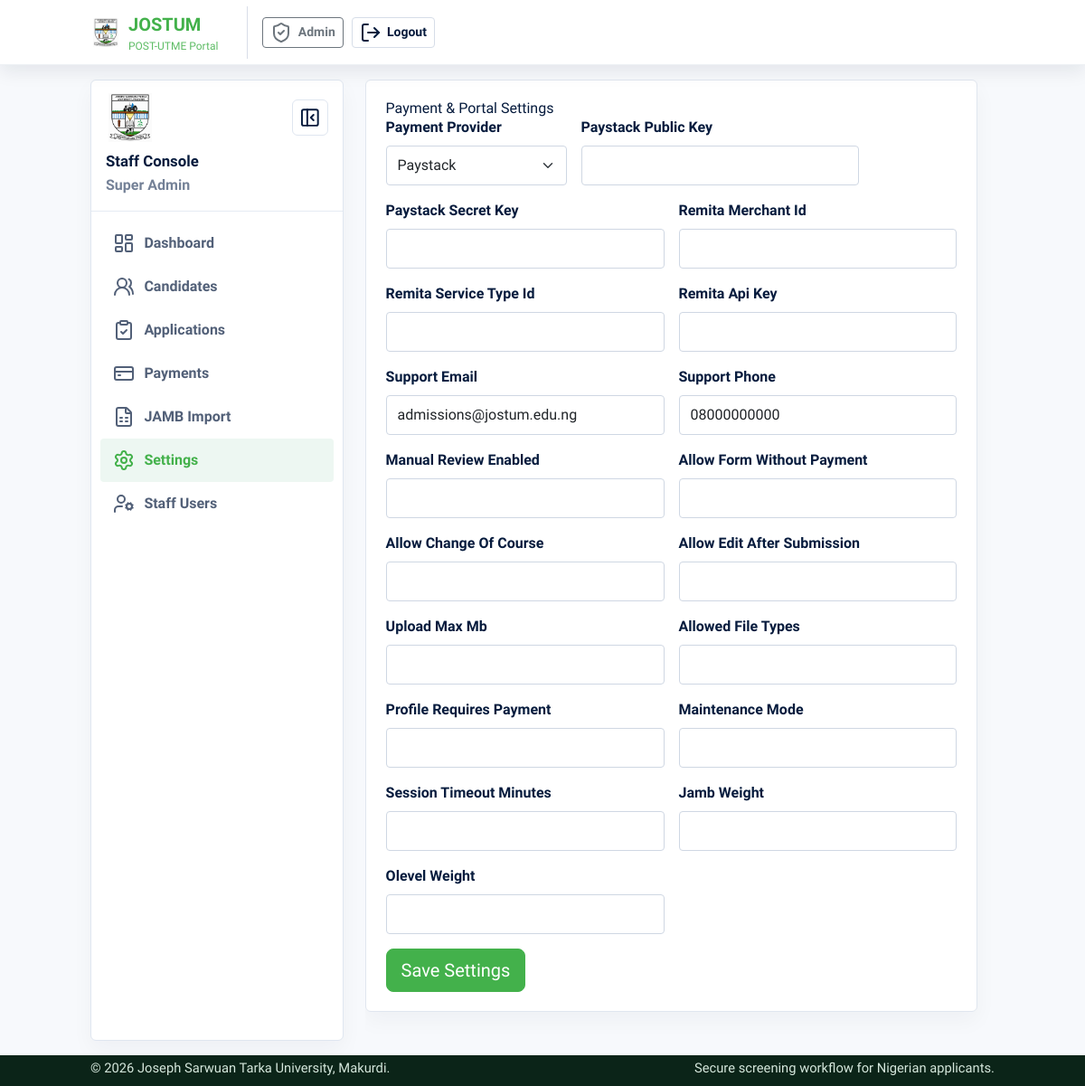
Screenshot of /admin/settings.php (signed in) with the database file from the repository.
### tables this page shows
CREATE TABLE IF NOT EXISTS users (
  id BIGINT UNSIGNED AUTO_INCREMENT PRIMARY KEY,
  name VARCHAR(160) NOT NULL,
  email VARCHAR(190) NOT NULL UNIQUE,
  phone VARCHAR(40) NULL,
  password_hash VARCHAR(255) NOT NULL,
  role ENUM('applicant','admissions_officer','ict_admin','super_admin','finance_officer') NOT NULL,
  is_active TINYINT(1) NOT NULL DEFAULT 1,
  last_login_at DATETIME NULL,
  created_at TIMESTAMP DEFAULT CURRENT_TIMESTAMP,
  updated_at TIMESTAMP DEFAULT CURRENT_TIMESTAMP ON UPDATE CURRENT_TIMESTAMP
);

CREATE TABLE IF NOT EXISTS app_settings (
  id BIGINT UNSIGNED AUTO_INCREMENT PRIMARY KEY,
  setting_key VARCHAR(120) NOT NULL UNIQUE,
  setting_value TEXT NOT NULL,
  updated_at TIMESTAMP DEFAULT CURRENT_TIMESTAMP ON UPDATE CURRENT_TIMESTAMP
);

### app/helpers.php (called while the page is built, shortened)
<?php
function e(?string $value): string
{
    return htmlspecialchars((string) $value, ENT_QUOTES, 'UTF-8');
}
function url(string $path = ''): string
{
    return rtrim(APP_URL, '/') . '/' . ltrim($path, '/');
}
function current_user(): ?array
{
    $bridged = jostum_admin_bridge_user();
    $stmt = db()->prepare('SELECT * FROM users WHERE id = ? AND is_active = 1');
    $stmt->execute([$_SESSION['user_id']]);
    return $stmt->fetch() ?: null;
}
function jostum_admin_bridge_user(): ?array
{
    $role = strtoupper((string) ($_SESSION['role'] ?? ''));
    $map = [
        'SUPER_ADMIN' => 'super_admin',
        'ICT_ADMIN' => 'ict_admin',
        'PORTAL_ADMIN' => 'admissions_officer',
        'ADMISSIONS_OFFICER' => 'admissions_officer',
        'PG_SCHOOL_OFFICER' => 'admissions_officer',
        'BURSARY' => 'finance_officer',
    ];
    if (empty($_SESSION['user_id']) || !isset($map[$role])) {
        return null;
    }
}
function setting(string $key, ?string $default = null): ?string
{
    $stmt = db()->prepare('SELECT setting_value FROM app_settings WHERE setting_key = ? LIMIT 1');
    $stmt->execute([$key]);
    $row = $stmt->fetch();
    return $row['setting_value'] ?? $default;
}

### app/db.php (called while the page is built, shortened)
<?php
function db(): PDO
{
    static $pdo = null;
    if ($pdo instanceof PDO) {
        return $pdo;
    }
    $dsn = 'mysql:host=' . DB_HOST . ';dbname=' . DB_NAME . ';charset=' . DB_CHARSET;
    $pdo = new PDO($dsn, DB_USER, DB_PASS, [
        PDO::ATTR_ERRMODE => PDO::ERRMODE_EXCEPTION,
        PDO::ATTR_DEFAULT_FETCH_MODE => PDO::FETCH_ASSOC,
        PDO::ATTR_EMULATE_PREPARES => false,
    ]);
    return $pdo;
}

### admin/settings.php (the view, shortened to what this page needs)
<?php
require_once __DIR__ . '/../app/bootstrap.php';
require_once __DIR__ . '/../app/layout.php';
$user = require_admin(['ict_admin', 'super_admin']);
$keys = ['payment_provider', 'paystack_public_key', 'paystack_secret_key', 'remita_merchant_id', 'remita_service_type_id', 'remita_api_key', 'support_email', 'support_phone', 'manual_review_enabled', 'allow_form_without_payment', 'allow_change_of_course', 'allow_edit_after_submission', 'upload_max_mb', 'allowed_file_types', 'profile_requires_payment', 'maintenance_mode', 'session_timeout_minutes', 'jamb_weight', 'olevel_weight'];
render_header('Portal Settings');
?>
<?php render_workspace_start('admin', $user, 'Settings'); ?>
        <div class="portal-card">
            <h1>Payment & Portal Settings</h1>
            <form method="post" class="row g-3">
                <div class="col-md-4">
                    <label class="form-label">Payment Provider</label>
                    <select name="payment_provider" class="form-select">
                        <option value="paystack" <?= setting('payment_provider') === 'paystack' ? 'selected' : '' ?>>Paystack</option>
                    </select>
                </div>
                <?php foreach (array_slice($keys, 1) as $key): ?>
                    <div class="col-md-6">
                        <label class="form-label"><?= e(ucwords(str_replace('_', ' ', $key))) ?></label>
                        <input name="<?= e($key) ?>" class="form-control" value="<?= e(setting($key, '')) ?>">
                    </div>
                <?php endforeach; ?>
                <div class="col-12"><button class="btn btn-portal-green btn-lg">Save Settings</button></div>
            </form>
        </div>
<?php render_workspace_end(); ?>
<?php render_footer(); ?>

### app/layout.php (shortened to what this page needs)
<?php
function render_header(string $title, string $section = ''): void
{
    $user = current_user();
    ?>
    <!doctype html>
    <html lang="en">
    <head>
        <link href="https://cdn.jsdelivr.net/npm/bootstrap@5.3.3/dist/css/bootstrap.min.css" rel="stylesheet">
        <script src="https://cdn.tailwindcss.com"></script>
        <link rel="stylesheet" href="<?= e(url('public/assets/styles.css')) ?>">
    </head>
    <body>
    <nav class="navbar navbar-expand-lg portal-nav sticky-top">
        <div class="container">
            <a class="navbar-brand d-flex align-items-center gap-2" href="<?= e(url()) ?>">
                <img src="<?= e(url('images/new_jostum_logo.png')) ?>" alt="JOSTUM logo" class="brand-logo">
                <span>
                    <strong>JOSTUM</strong>
                    <small>POST-UTME Portal</small>
                </span>
            </a>
            <?php if ($user): ?>
                <div class="header-session-actions">
                    <a class="btn btn-sm btn-outline-secondary" href="<?= e(url($user['role'] === 'applicant' ? 'applicant/dashboard.php' : 'admin/dashboard.php')) ?>">
                        <?= icon($user['role'] === 'applicant' ? 'layout-dashboard' : 'shield-check') ?><span><?= $user['role'] === 'applicant' ? 'Dashboard' : 'Admin' ?></span>
                    </a>
                    <a class="btn btn-sm btn-header-logout" href="<?= e(url('logout.php')) ?>">
                        <?= icon('log-out') ?><span>Logout</span>
                    </a>
                </div>
            <?php endif; ?>
        </div>
    </nav>
    <main>
    <?php
}
function render_footer(): void
{
    ?>
    </main>
    <footer class="portal-footer">
        <div class="container d-flex flex-column flex-md-row justify-content-between gap-2">
            <span>&copy; <?= date('Y') ?> Joseph Sarwuan Tarka University, Makurdi.</span>
            <span>Secure screening workflow for Nigerian applicants.</span>
        </div>
    </footer>
    </body>
    </html>
    <?php
}
function icon(string $name): string
{
    return '<i data-lucide="' . e($name) . '" aria-hidden="true"></i>';
}
function workspace_links(string $type): array
{
    if ($type === 'admin') {
        return [
            ['Dashboard', 'admin/dashboard.php', 'layout-dashboard'],
            ['Candidates', 'admin/candidates.php', 'users-round'],
            ['Applications', 'admin/applications.php', 'clipboard-check'],
            ['Payments', 'admin/payments.php', 'credit-card'],
            ['JAMB Import', 'admin/import-jamb.php', 'file-spreadsheet'],
            ['Settings', 'admin/settings.php', 'settings'],
            ['Staff Users', 'admin/users.php', 'user-cog'],
        ];
    }
    return [
        ['Dashboard', 'applicant/dashboard.php', 'layout-dashboard'],
        ['Payment', 'applicant/payment.php', 'credit-card'],
        ['Screening Form', 'applicant/form.php', 'file-pen-line'],
        ['Review', 'applicant/review.php', 'clipboard-list'],
        ['Status Tracking', 'applicant/status.php', 'radar'],
        ['Acknowledgement Slip', 'applicant/slip.php', 'receipt-text'],
    ];
}
function render_workspace_start(string $type, array $profile, string $active = 'Dashboard'): void
{
    $isAdmin = $type === 'admin';
    $title = $isAdmin ? 'Staff Console' : trim(($profile['surname'] ?? '') . ' ' . ($profile['first_name'] ?? ''));
    $subtitle = $isAdmin ? ucwords(str_replace('_', ' ', $profile['role'] ?? '')) : ($profile['jamb_reg_no'] ?? '');
    ?>
    <section class="app-workspace">
        <div class="container">
            <div class="workspace-layout">
                <aside class="workspace-sidebar" id="workspaceSidebar">
                    <div class="sidebar-profile">
                        <div class="sidebar-brand-row">
                            <img src="<?= e(url('images/new_jostum_logo.png')) ?>" alt="JOSTUM logo">
                            <button class="sidebar-toggle" type="button" data-sidebar-toggle aria-controls="workspaceSidebar" aria-expanded="true" aria-label="Toggle sidebar">
                                <?= icon('panel-left-close') ?>
                            </button>
                        </div>
                        <strong><?= e($title ?: 'JOSTUM Portal') ?></strong>
                        <span><?= e($subtitle) ?></span>
                    </div>
                    <nav class="sidebar-menu" aria-label="<?= $isAdmin ? 'Admin' : 'Applicant' ?> menu">
                        <?php foreach (workspace_links($type) as [$label, $href, $icon]): ?>
                            <a class="<?= strtolower($active) === strtolower($label) ? 'active' : '' ?>" href="<?= e(url($href)) ?>">
                                <?= icon($icon) ?><span><?= e($label) ?></span>
                            </a>
                        <?php endforeach; ?>
                    </nav>
                </aside>
                <div class="workspace-content">
    <?php
}
function render_workspace_end(): void
{
    ?>
                </div>
            </div>
        </div>
    </section>
    <?php
}

### public/assets/styles.css (style rules this page uses)
:root { --jostum-green: #43B14B; --jostum-green-dark: #32913a; --jostum-blue: #092a5e; --jostum-gold: #f4c430; --ink: #061b3d; --muted: #748197; --line: #cfd7e3; --soft: #f5f7fa; --page: #ffffff; }
* { letter-spacing: 0; }
body { color: var(--ink); background: #f7f9fc; font-family: "Source Sans 3", "Source Sans Pro", system-ui, -apple-system, BlinkMacSystemFont, "Segoe UI", sans-serif; font-size: 16px; }
.portal-nav { background: #fff; border-bottom: 1px solid #edf0f4; box-shadow: 0 8px 18px rgba(15, 23, 42, .08); min-height: 72px; height: 72px; z-index: 1040; }
.portal-nav .navbar-brand, .portal-nav .nav-link { color: var(--muted); }
.portal-nav .navbar-brand { color: var(--jostum-green); padding-right: 2rem; margin-right: 1rem; border-right: 1px solid #d9dee8; }
.brand-logo { width: 34px; height: 34px; object-fit: contain; background: #fff; border-radius: 4px; padding: 1px; }
.navbar-brand small { display: block; font-size: .75rem; opacity: .86; }
.header-session-actions { margin-left: auto; display: flex; align-items: center; gap: .55rem; }
.header-session-actions .btn { display: inline-flex; align-items: center; gap: .4rem; font-weight: 800; }
h1 { font-size: clamp(2rem, 3vw, 3rem); font-weight: 800; line-height: 1.12; }
.btn-portal-green { background: var(--jostum-green); border-color: var(--jostum-green); color: #fff; }
.btn-header-logout { display: inline-flex; align-items: center; gap: .4rem; border: 1px solid #d6dde8; background: #fff; color: var(--ink); font-weight: 800; }
.app-workspace { background: #f7f9fc; height: calc(100vh - 72px - 34px); overflow: hidden; padding: 1rem 0; }
.app-workspace > .container { height: 100%; }
.workspace-layout { display: grid; grid-template-columns: 280px minmax(0, 1fr); gap: 1.5rem; align-items: stretch; height: 100%; }
.sidebar-toggle { display: inline-flex; align-items: center; gap: .5rem; border: 1px solid #dfe6f0; background: #fff; color: var(--ink); border-radius: 6px; padding: .45rem; font-weight: 800; width: 40px; height: 40px; justify-content: center; }
.workspace-sidebar { background: #fff; border: 1px solid #dfe6f0; border-radius: 6px; box-shadow: 0 10px 24px rgba(15, 23, 42, .04); overflow: hidden; position: sticky; top: 0; height: 100%; transition: width .18s ease; }
.sidebar-profile { padding: .9rem 1rem 1rem; border-bottom: 1px solid #e5ebf3; display: grid; gap: .35rem; }
.sidebar-brand-row { display: grid; grid-template-columns: 54px 1fr 40px; align-items: center; gap: .75rem; margin-bottom: .35rem; }
.sidebar-profile img { width: 54px; height: 54px; object-fit: contain; }
.sidebar-profile strong { color: var(--ink); font-size: 1.05rem; line-height: 1.15; }
.sidebar-profile span { color: var(--muted); font-weight: 700; }
.sidebar-menu { display: grid; padding: .65rem; }
.sidebar-menu a { color: #526078; text-decoration: none; font-weight: 700; padding: .75rem .85rem; border-radius: 4px; display: flex; align-items: center; gap: .65rem; }
.sidebar-menu a:hover, .sidebar-menu a.active { background: #edf7f2; color: var(--jostum-green); }
.workspace-content { min-width: 0; height: 100%; overflow-y: auto; padding-right: .25rem; padding-bottom: 1rem; scrollbar-gutter: stable; }
.workspace-content > .portal-card:last-child, .workspace-content > .row:last-child { margin-bottom: 1rem; }
.form-control, .form-select { border-color: #cfd7e3; border-radius: 4px; min-height: 44px; font-family: inherit; }
.form-control::placeholder { color: #9aa5b6; font-family: inherit; }
.form-label { color: var(--ink); font-weight: 700; }
.portal-card { background: #fff; border: 1px solid #e0e6ef; border-radius: 6px; padding: 1.35rem; box-shadow: 0 10px 24px rgba(15, 23, 42, .04); }
.portal-footer { background: #0b2418; color: #d5e7dc; padding: .35rem 0; margin-top: 2rem; font-size: .92rem; height: 34px; margin-top: 0; position: fixed; bottom: 0; left: 0; right: 0; z-index: 1030; line-height: 1.2; }

### rows the page displays
users: role "Super Admin"
app_settings: payment_provider "Paystack"
app_settings: support_email "admissions@jostum.edu.ng"
app_settings: support_phone "08000000000"

### other values shown
$title ?: 'JOSTUM Portal' "Staff Console"
$label "Dashboard"
$label "Candidates"
$label "Applications"
$label "Payments"
$label "JAMB Import"
$label "Settings"
$label "Staff Users"
str_replace('_', ' ', $key) "Paystack Public Key"
str_replace('_', ' ', $key) "Paystack Secret Key"
str_replace('_', ' ', $key) "Remita Merchant Id"
str_replace('_', ' ', $key) "Remita Service Type Id"
str_replace('_', ' ', $key) "Remita Api Key"
str_replace('_', ' ', $key) "Support Email"
str_replace('_', ' ', $key) "Support Phone"
